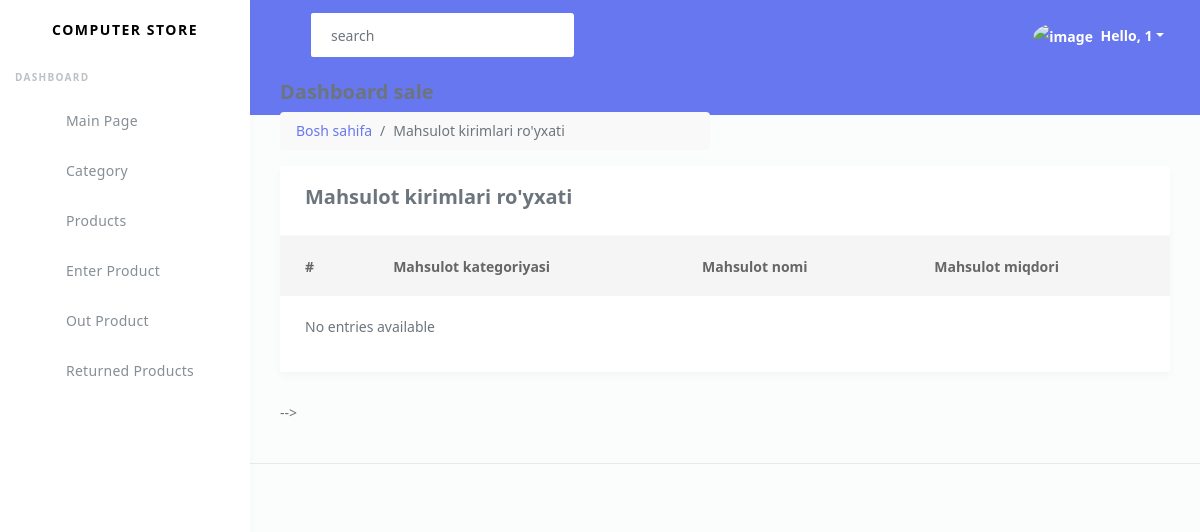
Page /out-product-list (signed in) on the earlier database version.
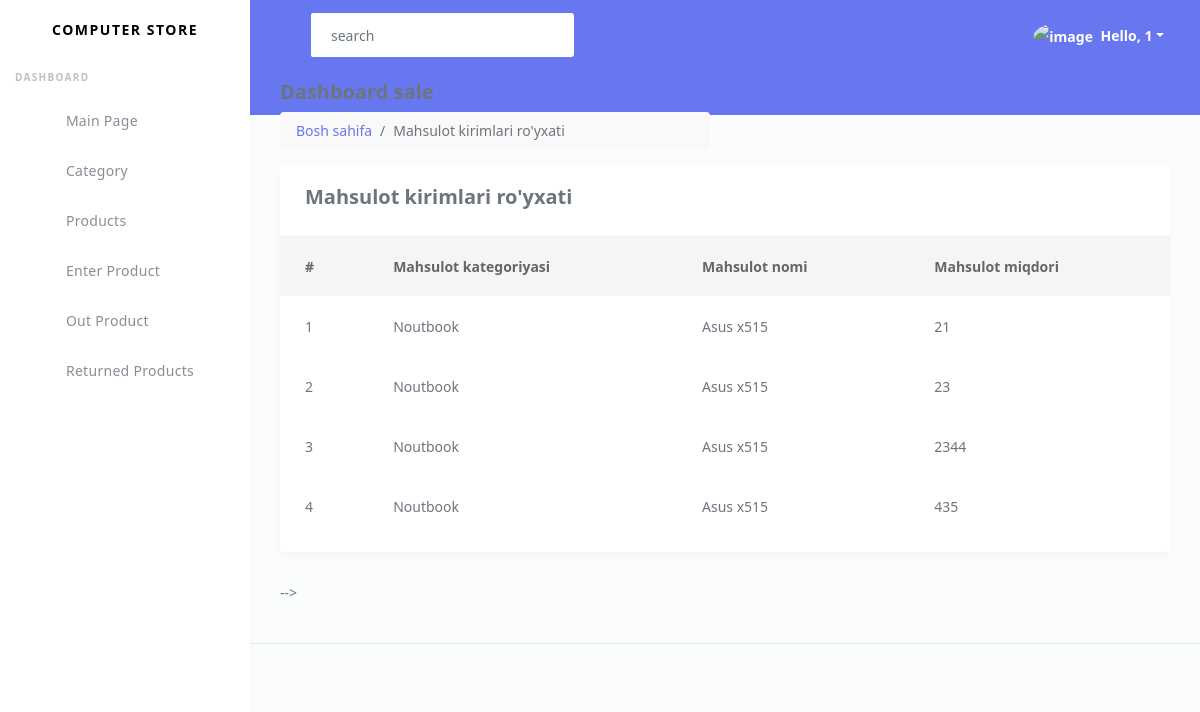
Same page on the later database version.
### computer_store/models.py (models this page shows, shortened)
class CodeGenerate(models.Model):
    code = models.CharField(max_length=255, blank=True,unique=True)
    class Meta:
        abstract = True

class OutProduct(CodeGenerate):
    product = models.ForeignKey(Product, on_delete=models.CASCADE)
    quantity = models.IntegerField()
    date = models.DateTimeField(auto_now_add=True)

class Product(CodeGenerate):
    category = models.ForeignKey(Category, on_delete=models.CASCADE)
    name = models.CharField(max_length=100)
    description = models.TextField(blank=True, null=True)
    price = models.DecimalField(max_digits=10, decimal_places=2)
    quantity = models.IntegerField()
    image = models.ImageField(upload_to='product/', blank=True, null=True)
    qr_code = models.ImageField(upload_to='qr_codes/', blank=True)
    created_at = models.DateTimeField(auto_now_add=True)

class Category(models.Model):
    name = models.CharField(max_length=100)

### computer_store/views.py (the view, shortened to what this page needs)
# urls.py: path('out-product-list', views.outproduct_list, name='outproduct_list'),
@login_required(login_url='log_in')
def outproduct_list(request):
    category = models.Category.objects.all()
    products = models.Product.objects.filter()
    category_code = request.GET.get('category_code')
    outery = models.OutProduct.objects.all()
    context = {
        'products': products,
        'outery': outery,
        'category': category,
        'category_code': category_code,
    }
    return render(request, 'outs/list.html', context)

### templates/outs/list.html
{% extends 'base.html' %}
{% load static %}
{% block content %}
<div class="pc-container">
    <div class="pcoded-content">
        <div class="page-header">
            <div class="page-block">
                <div class="row align-items-center">
                    <div class="col-md-6">
                        <div class="page-header-title">
                            <h5 class="m-b-10">Dashboard sale</h5>
                        </div>
                        <ul class="breadcrumb">
                            <li class="breadcrumb-item"><a href="{% url 'index' %}">Bosh sahifa</a></li>
                            <li class="breadcrumb-item">Mahsulot kirimlari ro'yxati</li>
                        </ul>
                    </div>
                </div>
            </div>
        </div>
        <div class="row">
            <div class="col-xl-12">
                <div class="card">
                    <div class="card-header">
                        <h5>Mahsulot kirimlari ro'yxati</h5>
                    </div>
                    <div class="card-block">
                        <div class="table-responsive">
                            <table class="table table-hover">
                                <thead>
                                    <tr>
                                        <th>#</th>
                                        <th>Mahsulot kategoriyasi</th>
                                        <th>Mahsulot nomi</th>
                                        <th>Mahsulot miqdori</th>
                                    </tr>
                                </thead>
                                <tbody>
                                    {% for out in outery %}
                                    <tr>
                                        <td>{{ forloop.counter }}</td>
                                        <td>{{ out.product.category.name }}</td>
                                        <td>{{ out.product.name }}</td>
                                        <td>{{ out.quantity }}</td>
                                    </tr>
                                    {% empty %}
                                    <tr>
                                        <td colspan="4">No entries available</td>
                                    </tr>
                                    {% endfor %}
                                </tbody>
                            </table>
                        </div>
                    </div>
                </div>
            </div>
        </div>
    </div>
</div>
{% endblock %}

Differences in the rows shown:
added OutProduct: product.category.name "Noutbook", product.name "Asus x515", quantity "21"
added OutProduct: product.category.name "Noutbook", product.name "Asus x515", quantity "23"
added OutProduct: product.category.name "Noutbook", product.name "Asus x515", quantity "2344"
added OutProduct: product.category.name "Noutbook", product.name "Asus x515", quantity "435"
Other differences:
text no longer shown: "No entries available"
